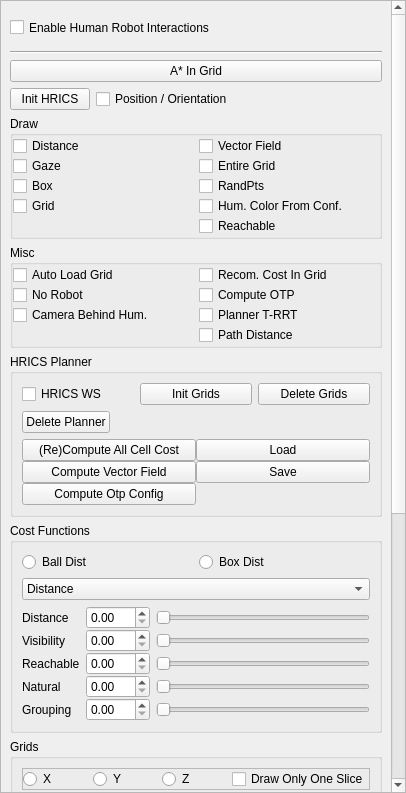
<?xml version="1.0" encoding="UTF-8"?>
<ui version="4.0">
 <class>HricsWidget</class>
 <widget class="QWidget" name="HricsWidget">
  <property name="geometry">
   <rect>
    <x>0</x>
    <y>0</y>
    <width>406</width>
    <height>793</height>
   </rect>
  </property>
  <property name="windowTitle">
   <string>Form</string>
  </property>
  <layout class="QGridLayout" name="gridLayout_4">
   <property name="margin">
    <number>0</number>
   </property>
   <item row="0" column="0">
    <widget class="QScrollArea" name="scrollArea">
     <property name="sizePolicy">
      <sizepolicy hsizetype="Preferred" vsizetype="Preferred">
       <horstretch>0</horstretch>
       <verstretch>0</verstretch>
      </sizepolicy>
     </property>
     <property name="horizontalScrollBarPolicy">
      <enum>Qt::ScrollBarAlwaysOff</enum>
     </property>
     <property name="widgetResizable">
      <bool>true</bool>
     </property>
     <widget class="QWidget" name="scrollAreaWidgetContents">
      <property name="geometry">
       <rect>
        <x>0</x>
        <y>-556</y>
        <width>396</width>
        <height>1347</height>
       </rect>
      </property>
      <layout class="QVBoxLayout" name="verticalLayout_24">
       <item>
        <widget class="QCheckBox" name="enableHri_2">
         <property name="minimumSize">
          <size>
           <width>0</width>
           <height>35</height>
          </size>
         </property>
         <property name="text">
          <string>Enable Human Robot Interactions</string>
         </property>
        </widget>
       </item>
       <item>
        <widget class="Line" name="line_3">
         <property name="orientation">
          <enum>Qt::Horizontal</enum>
         </property>
        </widget>
       </item>
       <item>
        <widget class="QPushButton" name="pushButtonAStarInGrid">
         <property name="text">
          <string>A* In Grid</string>
         </property>
        </widget>
       </item>
       <item>
        <widget class="QWidget" name="widget_11" native="true">
         <layout class="QHBoxLayout" name="horizontalLayout_3">
          <property name="spacing">
           <number>6</number>
          </property>
          <property name="margin">
           <number>0</number>
          </property>
          <item>
           <widget class="QPushButton" name="pushButtonInitHRICS">
            <property name="text">
             <string>Init HRICS</string>
            </property>
           </widget>
          </item>
          <item>
           <widget class="QCheckBox" name="checkBoxPosOr">
            <property name="text">
             <string>Position / Orientation</string>
            </property>
           </widget>
          </item>
          <item>
           <spacer name="horizontalSpacer">
            <property name="orientation">
             <enum>Qt::Horizontal</enum>
            </property>
            <property name="sizeHint" stdset="0">
             <size>
              <width>40</width>
              <height>20</height>
             </size>
            </property>
           </spacer>
          </item>
         </layout>
        </widget>
       </item>
       <item>
        <widget class="QGroupBox" name="groupBoxDraw">
         <property name="title">
          <string>Draw</string>
         </property>
         <layout class="QGridLayout" name="gridLayout_3">
          <property name="verticalSpacing">
           <number>0</number>
          </property>
          <property name="margin">
           <number>0</number>
          </property>
          <item row="0" column="0">
           <widget class="QCheckBox" name="checkBoxDrawDistance">
            <property name="text">
             <string>Distance</string>
            </property>
           </widget>
          </item>
          <item row="1" column="0">
           <widget class="QCheckBox" name="checkBoxDrawGaze">
            <property name="text">
             <string>Gaze</string>
            </property>
           </widget>
          </item>
          <item row="2" column="0">
           <widget class="QCheckBox" name="checkBoxDrawBox">
            <property name="text">
             <string>Box</string>
            </property>
           </widget>
          </item>
          <item row="3" column="0">
           <widget class="QCheckBox" name="checkBoxDrawGrid">
            <property name="text">
             <string>Grid</string>
            </property>
           </widget>
          </item>
          <item row="0" column="1">
           <widget class="QCheckBox" name="checkBoxDrawVectorField">
            <property name="text">
             <string>Vector Field</string>
            </property>
           </widget>
          </item>
          <item row="1" column="1">
           <widget class="QCheckBox" name="checkBoxEntireGrid">
            <property name="text">
             <string>Entire Grid</string>
            </property>
           </widget>
          </item>
          <item row="2" column="1">
           <widget class="QCheckBox" name="checkBoxDrawRandPoints">
            <property name="text">
             <string>RandPts</string>
            </property>
           </widget>
          </item>
          <item row="3" column="1">
           <widget class="QCheckBox" name="checkBoxDrawHumanColorFromConf">
            <property name="text">
             <string>Hum. Color From Conf.</string>
            </property>
           </widget>
          </item>
          <item row="4" column="1">
           <widget class="QCheckBox" name="checkBoxDrawReachable">
            <property name="text">
             <string>Reachable</string>
            </property>
           </widget>
          </item>
         </layout>
        </widget>
       </item>
       <item>
        <widget class="QGroupBox" name="groupBoxMisc">
         <property name="title">
          <string>Misc</string>
         </property>
         <layout class="QGridLayout" name="gridLayout">
          <property name="verticalSpacing">
           <number>0</number>
          </property>
          <property name="margin">
           <number>0</number>
          </property>
          <item row="3" column="1">
           <widget class="QCheckBox" name="checkBoxHriPathDistance">
            <property name="text">
             <string>Path Distance</string>
            </property>
           </widget>
          </item>
          <item row="1" column="0">
           <widget class="QCheckBox" name="checkBoxHRINoRobot">
            <property name="text">
             <string>No Robot</string>
            </property>
           </widget>
          </item>
          <item row="0" column="0">
           <widget class="QCheckBox" name="checkBoxAutoLoadGrid">
            <property name="text">
             <string>Auto Load Grid</string>
            </property>
           </widget>
          </item>
          <item row="2" column="1">
           <widget class="QCheckBox" name="checkBoxHriPlannerTRRT">
            <property name="text">
             <string>Planner T-RRT</string>
            </property>
           </widget>
          </item>
          <item row="2" column="0">
           <widget class="QCheckBox" name="checkBoxCameraBehindHuman">
            <property name="text">
             <string>Camera Behind Hum.</string>
            </property>
           </widget>
          </item>
          <item row="0" column="1">
           <widget class="QCheckBox" name="checkBoxRecomputeCost">
            <property name="text">
             <string>Recom. Cost In Grid</string>
            </property>
           </widget>
          </item>
          <item row="1" column="1">
           <widget class="QCheckBox" name="checkBoxComputeOTP">
            <property name="text">
             <string>Compute OTP</string>
            </property>
           </widget>
          </item>
         </layout>
        </widget>
       </item>
       <item>
        <widget class="QGroupBox" name="groupBoxHRICSPlanner">
         <property name="title">
          <string>HRICS Planner</string>
         </property>
         <layout class="QVBoxLayout" name="verticalLayout_5">
          <item>
           <layout class="QHBoxLayout" name="horizontalLayout_7">
            <item>
             <widget class="QCheckBox" name="checkBoxHRICS_MOPL">
              <property name="text">
               <string>HRICS WS</string>
              </property>
             </widget>
            </item>
            <item>
             <widget class="QPushButton" name="pushButtonInitGrids">
              <property name="text">
               <string>Init Grids</string>
              </property>
             </widget>
            </item>
            <item>
             <widget class="QPushButton" name="pushButtonDeleteGrids">
              <property name="text">
               <string>Delete Grids</string>
              </property>
             </widget>
            </item>
           </layout>
          </item>
          <item>
           <widget class="QWidget" name="widget_3" native="true">
            <layout class="QHBoxLayout" name="horizontalLayout_11">
             <property name="margin">
              <number>0</number>
             </property>
             <item>
              <widget class="QPushButton" name="pushButtonDeleteGrid">
               <property name="text">
                <string>Delete Planner</string>
               </property>
              </widget>
             </item>
             <item>
              <spacer name="horizontalSpacer_11">
               <property name="orientation">
                <enum>Qt::Horizontal</enum>
               </property>
               <property name="sizeHint" stdset="0">
                <size>
                 <width>40</width>
                 <height>20</height>
                </size>
               </property>
              </spacer>
             </item>
            </layout>
           </widget>
          </item>
          <item>
           <widget class="QWidget" name="widget_2" native="true">
            <layout class="QGridLayout" name="gridLayout_2" rowstretch="0,0,0,0,0">
             <property name="margin">
              <number>0</number>
             </property>
             <property name="spacing">
              <number>0</number>
             </property>
             <item row="0" column="0">
              <widget class="QPushButton" name="pushButtonComputeAllCellCost">
               <property name="text">
                <string>(Re)Compute All Cell Cost</string>
               </property>
              </widget>
             </item>
             <item row="1" column="0">
              <widget class="QPushButton" name="pushButtonVectorField">
               <property name="text">
                <string>Compute Vector Field</string>
               </property>
              </widget>
             </item>
             <item row="0" column="1">
              <widget class="QPushButton" name="pushButtonLoad">
               <property name="text">
                <string>Load</string>
               </property>
              </widget>
             </item>
             <item row="1" column="1">
              <widget class="QPushButton" name="pushButtonSave">
               <property name="text">
                <string>Save</string>
               </property>
              </widget>
             </item>
             <item row="4" column="0">
              <widget class="QPushButton" name="pushButtonComputeOtpConfig">
               <property name="text">
                <string>Compute Otp Config</string>
               </property>
              </widget>
             </item>
            </layout>
           </widget>
          </item>
         </layout>
        </widget>
       </item>
       <item>
        <widget class="QGroupBox" name="groupBoxCostFunctions">
         <property name="title">
          <string>Cost Functions</string>
         </property>
         <layout class="QVBoxLayout" name="verticalLayout">
          <item>
           <widget class="QWidget" name="widget" native="true">
            <layout class="QHBoxLayout" name="horizontalLayout">
             <property name="margin">
              <number>0</number>
             </property>
             <item>
              <widget class="QRadioButton" name="radioButton">
               <property name="text">
                <string>Ball Dist</string>
               </property>
              </widget>
             </item>
             <item>
              <widget class="QRadioButton" name="radioButton_2">
               <property name="text">
                <string>Box Dist</string>
               </property>
              </widget>
             </item>
            </layout>
           </widget>
          </item>
          <item>
           <widget class="QComboBox" name="whichTestBox">
            <item>
             <property name="text">
              <string>Distance</string>
             </property>
            </item>
            <item>
             <property name="text">
              <string>Visibility</string>
             </property>
            </item>
            <item>
             <property name="text">
              <string>Naturality</string>
             </property>
            </item>
            <item>
             <property name="text">
              <string>Reachability</string>
             </property>
            </item>
            <item>
             <property name="text">
              <string>Combined</string>
             </property>
            </item>
           </widget>
          </item>
          <item>
           <widget class="QWidget" name="widget_5" native="true">
            <layout class="QGridLayout" name="gridLayout_17">
             <property name="horizontalSpacing">
              <number>6</number>
             </property>
             <property name="verticalSpacing">
              <number>0</number>
             </property>
             <property name="margin">
              <number>0</number>
             </property>
             <item row="1" column="0">
              <widget class="QLabel" name="label_20">
               <property name="text">
                <string>Visibility</string>
               </property>
              </widget>
             </item>
             <item row="1" column="1">
              <widget class="QDoubleSpinBox" name="doubleSpinBoxVisibility">
               <property name="maximum">
                <double>100.000000000000000</double>
               </property>
              </widget>
             </item>
             <item row="1" column="2">
              <widget class="QSlider" name="horizontalSliderVisibility">
               <property name="maximum">
                <number>500</number>
               </property>
               <property name="orientation">
                <enum>Qt::Horizontal</enum>
               </property>
              </widget>
             </item>
             <item row="0" column="0">
              <widget class="QLabel" name="label_19">
               <property name="text">
                <string>Distance</string>
               </property>
              </widget>
             </item>
             <item row="0" column="1">
              <widget class="QDoubleSpinBox" name="doubleSpinBoxDistance">
               <property name="maximum">
                <double>100.000000000000000</double>
               </property>
              </widget>
             </item>
             <item row="0" column="2">
              <widget class="QSlider" name="horizontalSliderDistance">
               <property name="maximum">
                <number>500</number>
               </property>
               <property name="orientation">
                <enum>Qt::Horizontal</enum>
               </property>
              </widget>
             </item>
             <item row="3" column="0">
              <widget class="QLabel" name="label_3">
               <property name="text">
                <string>Reachable</string>
               </property>
              </widget>
             </item>
             <item row="3" column="1">
              <widget class="QDoubleSpinBox" name="doubleSpinBoxReachable">
               <property name="maximum">
                <double>100.000000000000000</double>
               </property>
              </widget>
             </item>
             <item row="3" column="2">
              <widget class="QSlider" name="horizontalSliderReachable">
               <property name="orientation">
                <enum>Qt::Horizontal</enum>
               </property>
              </widget>
             </item>
             <item row="5" column="0">
              <widget class="QLabel" name="label_2">
               <property name="text">
                <string>Natural</string>
               </property>
              </widget>
             </item>
             <item row="5" column="1">
              <widget class="QDoubleSpinBox" name="doubleSpinBoxNatural">
               <property name="maximum">
                <double>100.000000000000000</double>
               </property>
              </widget>
             </item>
             <item row="5" column="2">
              <widget class="QSlider" name="horizontalSliderNatural">
               <property name="orientation">
                <enum>Qt::Horizontal</enum>
               </property>
              </widget>
             </item>
             <item row="6" column="0">
              <widget class="QLabel" name="label">
               <property name="text">
                <string>Grouping</string>
               </property>
              </widget>
             </item>
             <item row="6" column="1">
              <widget class="QDoubleSpinBox" name="doubleSpinBox"/>
             </item>
             <item row="6" column="2">
              <widget class="QSlider" name="horizontalSlider">
               <property name="orientation">
                <enum>Qt::Horizontal</enum>
               </property>
              </widget>
             </item>
            </layout>
           </widget>
          </item>
         </layout>
        </widget>
       </item>
       <item>
        <widget class="QGroupBox" name="groupBoxGrids">
         <property name="title">
          <string>Grids</string>
         </property>
         <layout class="QVBoxLayout" name="verticalLayout_2">
          <item>
           <widget class="QFrame" name="frame">
            <property name="frameShape">
             <enum>QFrame::StyledPanel</enum>
            </property>
            <property name="frameShadow">
             <enum>QFrame::Raised</enum>
            </property>
            <layout class="QHBoxLayout" name="horizontalLayout_4">
             <property name="margin">
              <number>0</number>
             </property>
             <item>
              <widget class="QRadioButton" name="radioButtonXline">
               <property name="text">
                <string>X</string>
               </property>
              </widget>
             </item>
             <item>
              <widget class="QRadioButton" name="radioButtonYline">
               <property name="text">
                <string>Y</string>
               </property>
              </widget>
             </item>
             <item>
              <widget class="QRadioButton" name="radioButtonZline">
               <property name="text">
                <string>Z</string>
               </property>
              </widget>
             </item>
             <item>
              <widget class="QCheckBox" name="checkBoxDrawOnlyOneLine">
               <property name="text">
                <string>Draw Only One Slice</string>
               </property>
              </widget>
             </item>
            </layout>
           </widget>
          </item>
          <item>
           <widget class="QWidget" name="widget_14" native="true">
            <layout class="QGridLayout" name="gridLayout_5">
             <property name="verticalSpacing">
              <number>0</number>
             </property>
             <property name="margin">
              <number>0</number>
             </property>
             <item row="0" column="0">
              <widget class="QLabel" name="label_4">
               <property name="text">
                <string>Slice number</string>
               </property>
              </widget>
             </item>
             <item row="0" column="2">
              <widget class="QSlider" name="horizontalSliderWhichGridLine">
               <property name="orientation">
                <enum>Qt::Horizontal</enum>
               </property>
              </widget>
             </item>
             <item row="0" column="1">
              <widget class="QDoubleSpinBox" name="doubleSpinBoxWhichGridLine">
               <property name="decimals">
                <number>0</number>
               </property>
               <property name="maximum">
                <double>500.000000000000000</double>
               </property>
              </widget>
             </item>
            </layout>
           </widget>
          </item>
          <item>
           <widget class="QWidget" name="widget_13" native="true">
            <layout class="QGridLayout" name="gridLayout_35">
             <property name="horizontalSpacing">
              <number>6</number>
             </property>
             <property name="verticalSpacing">
              <number>0</number>
             </property>
             <property name="margin">
              <number>0</number>
             </property>
             <item row="2" column="0">
              <widget class="QLabel" name="label_22">
               <property name="text">
                <string>Color1</string>
               </property>
              </widget>
             </item>
             <item row="3" column="0">
              <widget class="QLabel" name="label_23">
               <property name="text">
                <string>Color2</string>
               </property>
              </widget>
             </item>
             <item row="2" column="2">
              <widget class="QSlider" name="horizontalSliderColor1">
               <property name="maximum">
                <number>1000</number>
               </property>
               <property name="orientation">
                <enum>Qt::Horizontal</enum>
               </property>
              </widget>
             </item>
             <item row="3" column="2">
              <widget class="QSlider" name="horizontalSliderColor2">
               <property name="maximum">
                <number>1000</number>
               </property>
               <property name="orientation">
                <enum>Qt::Horizontal</enum>
               </property>
              </widget>
             </item>
             <item row="2" column="1">
              <widget class="QDoubleSpinBox" name="doubleSpinBoxColor1">
               <property name="maximum">
                <double>2.500000000000000</double>
               </property>
               <property name="singleStep">
                <double>0.100000000000000</double>
               </property>
              </widget>
             </item>
             <item row="3" column="1">
              <widget class="QDoubleSpinBox" name="doubleSpinBoxColor2">
               <property name="minimum">
                <double>0.000000000000000</double>
               </property>
               <property name="maximum">
                <double>2.500000000000000</double>
               </property>
               <property name="singleStep">
                <double>0.100000000000000</double>
               </property>
              </widget>
             </item>
             <item row="4" column="0">
              <widget class="QLabel" name="label_10">
               <property name="text">
                <string>Zone Size</string>
               </property>
              </widget>
             </item>
             <item row="4" column="1">
              <widget class="QDoubleSpinBox" name="doubleSpinBoxZoneSize">
               <property name="maximum">
                <double>2.000000000000000</double>
               </property>
               <property name="singleStep">
                <double>0.100000000000000</double>
               </property>
              </widget>
             </item>
             <item row="4" column="2">
              <widget class="QSlider" name="horizontalSliderZoneSize">
               <property name="orientation">
                <enum>Qt::Horizontal</enum>
               </property>
              </widget>
             </item>
             <item row="5" column="0">
              <widget class="QLabel" name="label_9">
               <property name="text">
                <string>Cell Size</string>
               </property>
              </widget>
             </item>
             <item row="5" column="1">
              <widget class="QDoubleSpinBox" name="doubleSpinBoxCellSize">
               <property name="maximum">
                <double>10.000000000000000</double>
               </property>
               <property name="singleStep">
                <double>0.100000000000000</double>
               </property>
              </widget>
             </item>
             <item row="5" column="2">
              <widget class="QSlider" name="horizontalSliderCellSize">
               <property name="orientation">
                <enum>Qt::Horizontal</enum>
               </property>
              </widget>
             </item>
             <item row="6" column="0">
              <widget class="QLabel" name="label_25">
               <property name="text">
                <string>PlanCell Size</string>
               </property>
              </widget>
             </item>
             <item row="6" column="1">
              <widget class="QDoubleSpinBox" name="doubleSpinBoxPlanCellSize"/>
             </item>
             <item row="6" column="2">
              <widget class="QSlider" name="horizontalSliderPlanCellSize">
               <property name="orientation">
                <enum>Qt::Horizontal</enum>
               </property>
              </widget>
             </item>
            </layout>
           </widget>
          </item>
         </layout>
        </widget>
       </item>
       <item>
        <widget class="QGroupBox" name="groupBoxRecordMotion">
         <property name="title">
          <string>Record Motion</string>
         </property>
         <layout class="QFormLayout" name="formLayout">
          <item row="0" column="0">
           <widget class="QPushButton" name="pushButtonLoadRecordedMotion">
            <property name="text">
             <string>Load Recorded Motion</string>
            </property>
           </widget>
          </item>
          <item row="0" column="1">
           <widget class="QPushButton" name="pushButtonShowRecordedMotion">
            <property name="text">
             <string>Show Recorded Motion</string>
            </property>
           </widget>
          </item>
          <item row="1" column="0">
           <widget class="QSpinBox" name="spinBoxShowConfigurationRecordedMotion">
            <property name="maximum">
             <number>1000000000</number>
            </property>
           </widget>
          </item>
          <item row="2" column="0">
           <widget class="QPushButton" name="pushButtonSetBeginRM">
            <property name="text">
             <string>Set Start</string>
            </property>
           </widget>
          </item>
          <item row="3" column="0">
           <widget class="QPushButton" name="pushButtonSetEndRM">
            <property name="text">
             <string>Set End</string>
            </property>
           </widget>
          </item>
          <item row="4" column="0">
           <widget class="QPushButton" name="pushButtonExtarctAndSaveRM">
            <property name="text">
             <string>Extract and save</string>
            </property>
           </widget>
          </item>
          <item row="1" column="1">
           <widget class="QPushButton" name="pushButtonLoadFolder">
            <property name="text">
             <string>Load Folder</string>
            </property>
           </widget>
          </item>
          <item row="2" column="1">
           <widget class="QPushButton" name="pushButtonSaveToCSV">
            <property name="text">
             <string>Save To CSV</string>
            </property>
           </widget>
          </item>
          <item row="3" column="1">
           <widget class="QPushButton" name="pushButtonLoadFromCSV">
            <property name="text">
             <string>Load From CSV</string>
            </property>
           </widget>
          </item>
         </layout>
        </widget>
       </item>
       <item>
        <widget class="QGroupBox" name="groupBox">
         <property name="title">
          <string>Workspace Occupancy</string>
         </property>
         <layout class="QGridLayout" name="gridLayout_6">
          <item row="0" column="0">
           <widget class="QPushButton" name="pushButtonSetMotionsAndComputeOccupancy">
            <property name="text">
             <string>Set Motions And Compute  Occupancy</string>
            </property>
           </widget>
          </item>
         </layout>
        </widget>
       </item>
      </layout>
     </widget>
    </widget>
   </item>
  </layout>
 </widget>
 <resources/>
 <connections/>
</ui>
